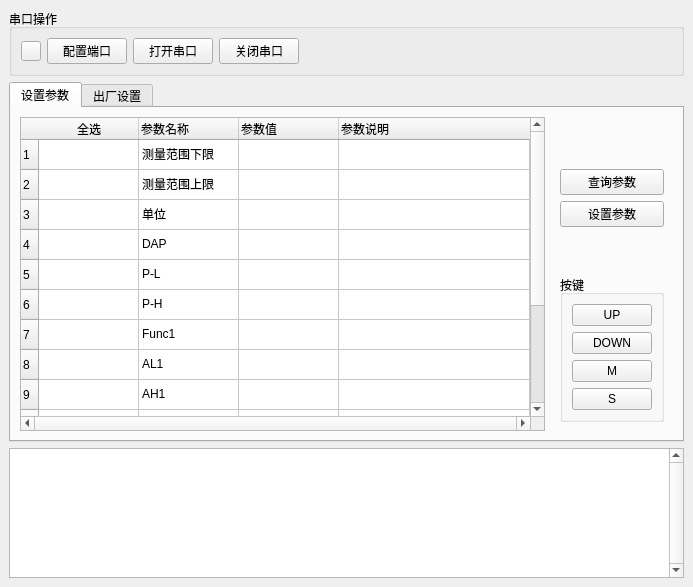
<?xml version="1.0" encoding="UTF-8"?>
<ui version="4.0">
 <class>MainWindow</class>
 <widget class="QMainWindow" name="MainWindow">
  <property name="geometry">
   <rect>
    <x>0</x>
    <y>0</y>
    <width>693</width>
    <height>587</height>
   </rect>
  </property>
  <property name="windowTitle">
   <string>配置工具</string>
  </property>
  <widget class="QWidget" name="centralwidget">
   <layout class="QGridLayout" name="gridLayout">
    <item row="0" column="0">
     <layout class="QVBoxLayout" name="verticalLayout_2" stretch="10,3">
      <item>
       <layout class="QVBoxLayout" name="verticalLayout">
        <item>
         <widget class="QGroupBox" name="groupBox">
          <property name="title">
           <string>串口操作</string>
          </property>
          <layout class="QGridLayout" name="gridLayout_3">
           <item row="0" column="1">
            <widget class="QPushButton" name="btn_portConfig">
             <property name="text">
              <string>配置端口</string>
             </property>
            </widget>
           </item>
           <item row="0" column="4">
            <spacer name="horizontalSpacer">
             <property name="orientation">
              <enum>Qt::Horizontal</enum>
             </property>
             <property name="sizeHint" stdset="0">
              <size>
               <width>40</width>
               <height>20</height>
              </size>
             </property>
            </spacer>
           </item>
           <item row="0" column="3">
            <widget class="QPushButton" name="btn_port_close">
             <property name="text">
              <string>关闭串口</string>
             </property>
            </widget>
           </item>
           <item row="0" column="2">
            <widget class="QPushButton" name="btn_port_open">
             <property name="text">
              <string>打开串口</string>
             </property>
            </widget>
           </item>
           <item row="0" column="0">
            <widget class="QPushButton" name="btn_portstatus">
             <property name="minimumSize">
              <size>
               <width>20</width>
               <height>20</height>
              </size>
             </property>
             <property name="maximumSize">
              <size>
               <width>20</width>
               <height>20</height>
              </size>
             </property>
             <property name="text">
              <string/>
             </property>
             <property name="checkable">
              <bool>false</bool>
             </property>
             <property name="checked">
              <bool>false</bool>
             </property>
            </widget>
           </item>
          </layout>
         </widget>
        </item>
        <item>
         <widget class="QTabWidget" name="tabWidget">
          <property name="currentIndex">
           <number>0</number>
          </property>
          <widget class="QWidget" name="tab">
           <attribute name="title">
            <string>设置参数</string>
           </attribute>
           <layout class="QGridLayout" name="gridLayout_5">
            <item row="0" column="0">
             <layout class="QHBoxLayout" name="horizontalLayout">
              <item>
               <widget class="QTableWidget" name="tableWidget">
                <property name="verticalScrollBarPolicy">
                 <enum>Qt::ScrollBarAlwaysOn</enum>
                </property>
                <property name="horizontalScrollBarPolicy">
                 <enum>Qt::ScrollBarAlwaysOn</enum>
                </property>
                <property name="gridStyle">
                 <enum>Qt::CustomDashLine</enum>
                </property>
                <property name="wordWrap">
                 <bool>false</bool>
                </property>
                <attribute name="horizontalHeaderCascadingSectionResizes">
                 <bool>true</bool>
                </attribute>
                <attribute name="horizontalHeaderShowSortIndicator" stdset="0">
                 <bool>false</bool>
                </attribute>
                <attribute name="horizontalHeaderStretchLastSection">
                 <bool>true</bool>
                </attribute>
                <attribute name="verticalHeaderStretchLastSection">
                 <bool>false</bool>
                </attribute>
                <row>
                 <property name="text">
                  <string>1</string>
                 </property>
                </row>
                <row>
                 <property name="text">
                  <string>2</string>
                 </property>
                </row>
                <row>
                 <property name="text">
                  <string>3</string>
                 </property>
                </row>
                <row>
                 <property name="text">
                  <string>4</string>
                 </property>
                </row>
                <row>
                 <property name="text">
                  <string>5</string>
                 </property>
                </row>
                <row>
                 <property name="text">
                  <string>6</string>
                 </property>
                </row>
                <row>
                 <property name="text">
                  <string>7</string>
                 </property>
                </row>
                <row>
                 <property name="text">
                  <string>8</string>
                 </property>
                </row>
                <row>
                 <property name="text">
                  <string>9</string>
                 </property>
                </row>
                <row>
                 <property name="text">
                  <string>10</string>
                 </property>
                </row>
                <row>
                 <property name="text">
                  <string>11</string>
                 </property>
                </row>
                <row>
                 <property name="text">
                  <string>12</string>
                 </property>
                </row>
                <row>
                 <property name="text">
                  <string>13</string>
                 </property>
                </row>
                <row>
                 <property name="text">
                  <string>14</string>
                 </property>
                </row>
                <column>
                 <property name="text">
                  <string>全选</string>
                 </property>
                 <property name="textAlignment">
                  <set>AlignCenter</set>
                 </property>
                </column>
                <column>
                 <property name="text">
                  <string>参数名称        </string>
                 </property>
                 <property name="textAlignment">
                  <set>AlignLeading|AlignVCenter</set>
                 </property>
                </column>
                <column>
                 <property name="text">
                  <string>参数值        </string>
                 </property>
                 <property name="textAlignment">
                  <set>AlignLeading|AlignVCenter</set>
                 </property>
                </column>
                <column>
                 <property name="text">
                  <string>参数说明</string>
                 </property>
                 <property name="textAlignment">
                  <set>AlignLeading|AlignVCenter</set>
                 </property>
                </column>
                <item row="0" column="0">
                 <property name="text">
                  <string/>
                 </property>
                 <property name="textAlignment">
                  <set>AlignCenter</set>
                 </property>
                </item>
                <item row="0" column="1">
                 <property name="text">
                  <string>测量范围下限</string>
                 </property>
                 <property name="textAlignment">
                  <set>AlignLeading|AlignVCenter</set>
                 </property>
                 <property name="flags">
                  <set>ItemIsSelectable|ItemIsDragEnabled|ItemIsDropEnabled|ItemIsEnabled</set>
                 </property>
                </item>
                <item row="0" column="2">
                 <property name="text">
                  <string/>
                 </property>
                 <property name="textAlignment">
                  <set>AlignLeading|AlignVCenter</set>
                 </property>
                </item>
                <item row="0" column="3">
                 <property name="text">
                  <string/>
                 </property>
                 <property name="flags">
                  <set>ItemIsSelectable|ItemIsDragEnabled|ItemIsDropEnabled|ItemIsUserCheckable|ItemIsEnabled</set>
                 </property>
                </item>
                <item row="1" column="1">
                 <property name="text">
                  <string>测量范围上限</string>
                 </property>
                 <property name="textAlignment">
                  <set>AlignLeading|AlignVCenter</set>
                 </property>
                 <property name="flags">
                  <set>ItemIsSelectable|ItemIsDragEnabled|ItemIsDropEnabled|ItemIsEnabled</set>
                 </property>
                </item>
                <item row="1" column="2">
                 <property name="text">
                  <string/>
                 </property>
                 <property name="textAlignment">
                  <set>AlignLeading|AlignVCenter</set>
                 </property>
                </item>
                <item row="1" column="3">
                 <property name="text">
                  <string/>
                 </property>
                 <property name="flags">
                  <set>ItemIsSelectable|ItemIsDragEnabled|ItemIsDropEnabled|ItemIsUserCheckable|ItemIsEnabled</set>
                 </property>
                </item>
                <item row="2" column="1">
                 <property name="text">
                  <string>单位</string>
                 </property>
                 <property name="textAlignment">
                  <set>AlignLeading|AlignVCenter</set>
                 </property>
                 <property name="flags">
                  <set>ItemIsSelectable|ItemIsDragEnabled|ItemIsDropEnabled|ItemIsUserCheckable|ItemIsEnabled</set>
                 </property>
                </item>
                <item row="2" column="2">
                 <property name="text">
                  <string/>
                 </property>
                 <property name="textAlignment">
                  <set>AlignLeading|AlignVCenter</set>
                 </property>
                </item>
                <item row="2" column="3">
                 <property name="text">
                  <string/>
                 </property>
                 <property name="flags">
                  <set>ItemIsSelectable|ItemIsDragEnabled|ItemIsDropEnabled|ItemIsUserCheckable|ItemIsEnabled</set>
                 </property>
                </item>
                <item row="3" column="1">
                 <property name="text">
                  <string>DAP</string>
                 </property>
                 <property name="textAlignment">
                  <set>AlignLeading|AlignVCenter</set>
                 </property>
                 <property name="flags">
                  <set>ItemIsSelectable|ItemIsDragEnabled|ItemIsDropEnabled|ItemIsUserCheckable|ItemIsEnabled</set>
                 </property>
                </item>
                <item row="3" column="2">
                 <property name="text">
                  <string/>
                 </property>
                 <property name="textAlignment">
                  <set>AlignLeading|AlignVCenter</set>
                 </property>
                </item>
                <item row="3" column="3">
                 <property name="text">
                  <string/>
                 </property>
                 <property name="flags">
                  <set>ItemIsSelectable|ItemIsDragEnabled|ItemIsDropEnabled|ItemIsUserCheckable|ItemIsEnabled</set>
                 </property>
                </item>
                <item row="4" column="1">
                 <property name="text">
                  <string>P-L</string>
                 </property>
                 <property name="textAlignment">
                  <set>AlignLeading|AlignVCenter</set>
                 </property>
                 <property name="flags">
                  <set>ItemIsSelectable|ItemIsDragEnabled|ItemIsDropEnabled|ItemIsUserCheckable|ItemIsEnabled</set>
                 </property>
                </item>
                <item row="4" column="2">
                 <property name="text">
                  <string/>
                 </property>
                 <property name="textAlignment">
                  <set>AlignLeading|AlignVCenter</set>
                 </property>
                </item>
                <item row="4" column="3">
                 <property name="text">
                  <string/>
                 </property>
                 <property name="flags">
                  <set>ItemIsSelectable|ItemIsDragEnabled|ItemIsDropEnabled|ItemIsUserCheckable|ItemIsEnabled</set>
                 </property>
                </item>
                <item row="5" column="1">
                 <property name="text">
                  <string>P-H</string>
                 </property>
                 <property name="textAlignment">
                  <set>AlignLeading|AlignVCenter</set>
                 </property>
                 <property name="flags">
                  <set>ItemIsSelectable|ItemIsDragEnabled|ItemIsDropEnabled|ItemIsUserCheckable|ItemIsEnabled</set>
                 </property>
                </item>
                <item row="5" column="2">
                 <property name="text">
                  <string/>
                 </property>
                 <property name="textAlignment">
                  <set>AlignLeading|AlignVCenter</set>
                 </property>
                </item>
                <item row="5" column="3">
                 <property name="text">
                  <string/>
                 </property>
                 <property name="flags">
                  <set>ItemIsSelectable|ItemIsDragEnabled|ItemIsDropEnabled|ItemIsUserCheckable|ItemIsEnabled</set>
                 </property>
                </item>
                <item row="6" column="1">
                 <property name="text">
                  <string>Func1</string>
                 </property>
                 <property name="textAlignment">
                  <set>AlignLeading|AlignVCenter</set>
                 </property>
                </item>
                <item row="6" column="2">
                 <property name="text">
                  <string/>
                 </property>
                 <property name="textAlignment">
                  <set>AlignLeading|AlignVCenter</set>
                 </property>
                </item>
                <item row="6" column="3">
                 <property name="text">
                  <string/>
                 </property>
                 <property name="toolTip">
                  <string/>
                 </property>
                 <property name="whatsThis">
                  <string/>
                 </property>
                 <property name="flags">
                  <set>ItemIsSelectable|ItemIsDragEnabled|ItemIsDropEnabled|ItemIsUserCheckable|ItemIsEnabled</set>
                 </property>
                </item>
                <item row="7" column="1">
                 <property name="text">
                  <string>AL1</string>
                 </property>
                 <property name="textAlignment">
                  <set>AlignLeading|AlignVCenter</set>
                 </property>
                </item>
                <item row="7" column="2">
                 <property name="text">
                  <string/>
                 </property>
                 <property name="textAlignment">
                  <set>AlignLeading|AlignVCenter</set>
                 </property>
                </item>
                <item row="7" column="3">
                 <property name="text">
                  <string/>
                 </property>
                 <property name="flags">
                  <set>ItemIsSelectable|ItemIsDragEnabled|ItemIsDropEnabled|ItemIsUserCheckable|ItemIsEnabled</set>
                 </property>
                </item>
                <item row="8" column="1">
                 <property name="text">
                  <string>AH1</string>
                 </property>
                 <property name="textAlignment">
                  <set>AlignLeading|AlignVCenter</set>
                 </property>
                </item>
                <item row="8" column="2">
                 <property name="text">
                  <string/>
                 </property>
                 <property name="textAlignment">
                  <set>AlignLeading|AlignVCenter</set>
                 </property>
                </item>
                <item row="8" column="3">
                 <property name="text">
                  <string/>
                 </property>
                 <property name="flags">
                  <set>ItemIsSelectable|ItemIsDragEnabled|ItemIsDropEnabled|ItemIsUserCheckable|ItemIsEnabled</set>
                 </property>
                </item>
                <item row="9" column="1">
                 <property name="text">
                  <string>DL1</string>
                 </property>
                 <property name="textAlignment">
                  <set>AlignLeading|AlignVCenter</set>
                 </property>
                </item>
                <item row="9" column="2">
                 <property name="text">
                  <string/>
                 </property>
                 <property name="textAlignment">
                  <set>AlignLeading|AlignVCenter</set>
                 </property>
                </item>
                <item row="9" column="3">
                 <property name="text">
                  <string/>
                 </property>
                 <property name="flags">
                  <set>ItemIsSelectable|ItemIsDragEnabled|ItemIsDropEnabled|ItemIsUserCheckable|ItemIsEnabled</set>
                 </property>
                </item>
                <item row="10" column="1">
                 <property name="text">
                  <string>Func2</string>
                 </property>
                 <property name="textAlignment">
                  <set>AlignLeading|AlignVCenter</set>
                 </property>
                </item>
                <item row="10" column="2">
                 <property name="text">
                  <string/>
                 </property>
                 <property name="textAlignment">
                  <set>AlignLeading|AlignVCenter</set>
                 </property>
                </item>
                <item row="10" column="3">
                 <property name="text">
                  <string/>
                 </property>
                 <property name="flags">
                  <set>ItemIsSelectable|ItemIsDragEnabled|ItemIsDropEnabled|ItemIsUserCheckable|ItemIsEnabled</set>
                 </property>
                </item>
                <item row="11" column="1">
                 <property name="text">
                  <string>AL2</string>
                 </property>
                 <property name="textAlignment">
                  <set>AlignLeading|AlignVCenter</set>
                 </property>
                </item>
                <item row="11" column="2">
                 <property name="text">
                  <string/>
                 </property>
                 <property name="textAlignment">
                  <set>AlignLeading|AlignVCenter</set>
                 </property>
                </item>
                <item row="11" column="3">
                 <property name="text">
                  <string/>
                 </property>
                 <property name="flags">
                  <set>ItemIsSelectable|ItemIsDragEnabled|ItemIsDropEnabled|ItemIsUserCheckable|ItemIsEnabled</set>
                 </property>
                </item>
                <item row="12" column="1">
                 <property name="text">
                  <string>AH2</string>
                 </property>
                 <property name="textAlignment">
                  <set>AlignLeading|AlignVCenter</set>
                 </property>
                </item>
                <item row="12" column="2">
                 <property name="text">
                  <string/>
                 </property>
                 <property name="textAlignment">
                  <set>AlignLeading|AlignVCenter</set>
                 </property>
                </item>
                <item row="12" column="3">
                 <property name="text">
                  <string/>
                 </property>
                 <property name="flags">
                  <set>ItemIsSelectable|ItemIsDragEnabled|ItemIsDropEnabled|ItemIsUserCheckable|ItemIsEnabled</set>
                 </property>
                </item>
                <item row="13" column="1">
                 <property name="text">
                  <string>DL2</string>
                 </property>
                 <property name="textAlignment">
                  <set>AlignLeading|AlignVCenter</set>
                 </property>
                </item>
                <item row="13" column="2">
                 <property name="text">
                  <string/>
                 </property>
                 <property name="textAlignment">
                  <set>AlignLeading|AlignVCenter</set>
                 </property>
                </item>
                <item row="13" column="3">
                 <property name="text">
                  <string/>
                 </property>
                 <property name="flags">
                  <set>ItemIsSelectable|ItemIsDragEnabled|ItemIsDropEnabled|ItemIsUserCheckable|ItemIsEnabled</set>
                 </property>
                </item>
               </widget>
              </item>
              <item>
               <widget class="QWidget" name="widget" native="true">
                <layout class="QGridLayout" name="gridLayout_4">
                 <item row="1" column="0">
                  <layout class="QVBoxLayout" name="verticalLayout_4">
                   <item>
                    <widget class="QPushButton" name="btn_queryParam">
                     <property name="text">
                      <string>查询参数</string>
                     </property>
                    </widget>
                   </item>
                   <item>
                    <widget class="QPushButton" name="btn_setParam">
                     <property name="text">
                      <string>设置参数</string>
                     </property>
                    </widget>
                   </item>
                  </layout>
                 </item>
                 <item row="3" column="0">
                  <widget class="QGroupBox" name="groupBox_2">
                   <property name="title">
                    <string>按键</string>
                   </property>
                   <layout class="QGridLayout" name="gridLayout_2">
                    <item row="0" column="0">
                     <layout class="QVBoxLayout" name="verticalLayout_3">
                      <item>
                       <widget class="QPushButton" name="btn_keyUp">
                        <property name="text">
                         <string>UP</string>
                        </property>
                       </widget>
                      </item>
                      <item>
                       <widget class="QPushButton" name="btn_keyDown">
                        <property name="text">
                         <string>DOWN</string>
                        </property>
                       </widget>
                      </item>
                      <item>
                       <widget class="QPushButton" name="btn_keyM">
                        <property name="text">
                         <string>M</string>
                        </property>
                       </widget>
                      </item>
                      <item>
                       <widget class="QPushButton" name="btn_keyS">
                        <property name="text">
                         <string>S</string>
                        </property>
                       </widget>
                      </item>
                     </layout>
                    </item>
                   </layout>
                  </widget>
                 </item>
                 <item row="0" column="0">
                  <spacer name="verticalSpacer">
                   <property name="orientation">
                    <enum>Qt::Vertical</enum>
                   </property>
                   <property name="sizeHint" stdset="0">
                    <size>
                     <width>20</width>
                     <height>40</height>
                    </size>
                   </property>
                  </spacer>
                 </item>
                 <item row="2" column="0">
                  <spacer name="verticalSpacer_2">
                   <property name="orientation">
                    <enum>Qt::Vertical</enum>
                   </property>
                   <property name="sizeHint" stdset="0">
                    <size>
                     <width>20</width>
                     <height>40</height>
                    </size>
                   </property>
                  </spacer>
                 </item>
                </layout>
               </widget>
              </item>
             </layout>
            </item>
           </layout>
          </widget>
          <widget class="QWidget" name="tab_2">
           <attribute name="title">
            <string>出厂设置</string>
           </attribute>
           <widget class="QPushButton" name="btn_restorefac">
            <property name="geometry">
             <rect>
              <x>30</x>
              <y>30</y>
              <width>101</width>
              <height>31</height>
             </rect>
            </property>
            <property name="text">
             <string>恢复出厂</string>
            </property>
           </widget>
          </widget>
         </widget>
        </item>
       </layout>
      </item>
      <item>
       <widget class="QPlainTextEdit" name="pte_InfoOutput">
        <property name="font">
         <font>
          <pointsize>10</pointsize>
          <weight>75</weight>
          <bold>true</bold>
         </font>
        </property>
        <property name="verticalScrollBarPolicy">
         <enum>Qt::ScrollBarAlwaysOn</enum>
        </property>
        <property name="readOnly">
         <bool>true</bool>
        </property>
       </widget>
      </item>
     </layout>
    </item>
   </layout>
  </widget>
  <action name="menu_portconfig">
   <property name="text">
    <string>串口配置</string>
   </property>
  </action>
 </widget>
 <resources/>
 <connections>
  <connection>
   <sender>btn_port_open</sender>
   <signal>clicked()</signal>
   <receiver>MainWindow</receiver>
   <slot>btnOpenPortClicked()</slot>
   <hints>
    <hint type="sourcelabel">
     <x>163</x>
     <y>40</y>
    </hint>
    <hint type="destinationlabel">
     <x>22</x>
     <y>75</y>
    </hint>
   </hints>
  </connection>
  <connection>
   <sender>btn_port_close</sender>
   <signal>clicked()</signal>
   <receiver>MainWindow</receiver>
   <slot>btnClosePortClicked()</slot>
   <hints>
    <hint type="sourcelabel">
     <x>259</x>
     <y>43</y>
    </hint>
    <hint type="destinationlabel">
     <x>11</x>
     <y>97</y>
    </hint>
   </hints>
  </connection>
  <connection>
   <sender>btn_restorefac</sender>
   <signal>clicked()</signal>
   <receiver>MainWindow</receiver>
   <slot>btnRestoreFactoryClicked()</slot>
   <hints>
    <hint type="sourcelabel">
     <x>90</x>
     <y>144</y>
    </hint>
    <hint type="destinationlabel">
     <x>586</x>
     <y>114</y>
    </hint>
   </hints>
  </connection>
  <connection>
   <sender>btn_portConfig</sender>
   <signal>clicked()</signal>
   <receiver>MainWindow</receiver>
   <slot>btnPortConfigClicked()</slot>
   <hints>
    <hint type="sourcelabel">
     <x>73</x>
     <y>41</y>
    </hint>
    <hint type="destinationlabel">
     <x>87</x>
     <y>0</y>
    </hint>
   </hints>
  </connection>
  <connection>
   <sender>btn_queryParam</sender>
   <signal>clicked()</signal>
   <receiver>MainWindow</receiver>
   <slot>btnQueryParametersClicked()</slot>
   <hints>
    <hint type="sourcelabel">
     <x>723</x>
     <y>186</y>
    </hint>
    <hint type="destinationlabel">
     <x>582</x>
     <y>67</y>
    </hint>
   </hints>
  </connection>
  <connection>
   <sender>btn_setParam</sender>
   <signal>clicked()</signal>
   <receiver>MainWindow</receiver>
   <slot>btnSetParametersClicked()</slot>
   <hints>
    <hint type="sourcelabel">
     <x>723</x>
     <y>215</y>
    </hint>
    <hint type="destinationlabel">
     <x>582</x>
     <y>190</y>
    </hint>
   </hints>
  </connection>
  <connection>
   <sender>btn_keyUp</sender>
   <signal>clicked()</signal>
   <receiver>MainWindow</receiver>
   <slot>btnKeyClicked()</slot>
   <hints>
    <hint type="sourcelabel">
     <x>713</x>
     <y>319</y>
    </hint>
    <hint type="destinationlabel">
     <x>603</x>
     <y>283</y>
    </hint>
   </hints>
  </connection>
  <connection>
   <sender>btn_keyDown</sender>
   <signal>clicked()</signal>
   <receiver>MainWindow</receiver>
   <slot>btnKeyClicked()</slot>
   <hints>
    <hint type="sourcelabel">
     <x>713</x>
     <y>348</y>
    </hint>
    <hint type="destinationlabel">
     <x>317</x>
     <y>361</y>
    </hint>
   </hints>
  </connection>
  <connection>
   <sender>btn_keyM</sender>
   <signal>clicked()</signal>
   <receiver>MainWindow</receiver>
   <slot>btnKeyClicked()</slot>
   <hints>
    <hint type="sourcelabel">
     <x>713</x>
     <y>377</y>
    </hint>
    <hint type="destinationlabel">
     <x>317</x>
     <y>361</y>
    </hint>
   </hints>
  </connection>
  <connection>
   <sender>btn_keyS</sender>
   <signal>clicked()</signal>
   <receiver>MainWindow</receiver>
   <slot>btnKeyClicked()</slot>
   <hints>
    <hint type="sourcelabel">
     <x>713</x>
     <y>406</y>
    </hint>
    <hint type="destinationlabel">
     <x>317</x>
     <y>361</y>
    </hint>
   </hints>
  </connection>
  <connection>
   <sender>tableWidget</sender>
   <signal>itemChanged(QTableWidgetItem*)</signal>
   <receiver>MainWindow</receiver>
   <slot>tabWidgetIParamItemChanged()</slot>
   <hints>
    <hint type="sourcelabel">
     <x>555</x>
     <y>130</y>
    </hint>
    <hint type="destinationlabel">
     <x>754</x>
     <y>131</y>
    </hint>
   </hints>
  </connection>
 </connections>
 <slots>
  <slot>menuPortConfigTriggered()</slot>
  <slot>btnOpenPortClicked()</slot>
  <slot>btnClosePortClicked()</slot>
  <slot>btnRestoreFactoryClicked()</slot>
  <slot>btnPortConfigClicked()</slot>
  <slot>btnQueryParametersClicked()</slot>
  <slot>btnSetParametersClicked()</slot>
  <slot>btnKeyClicked()</slot>
  <slot>tabWidgetIParamItemChanged()</slot>
 </slots>
</ui>
